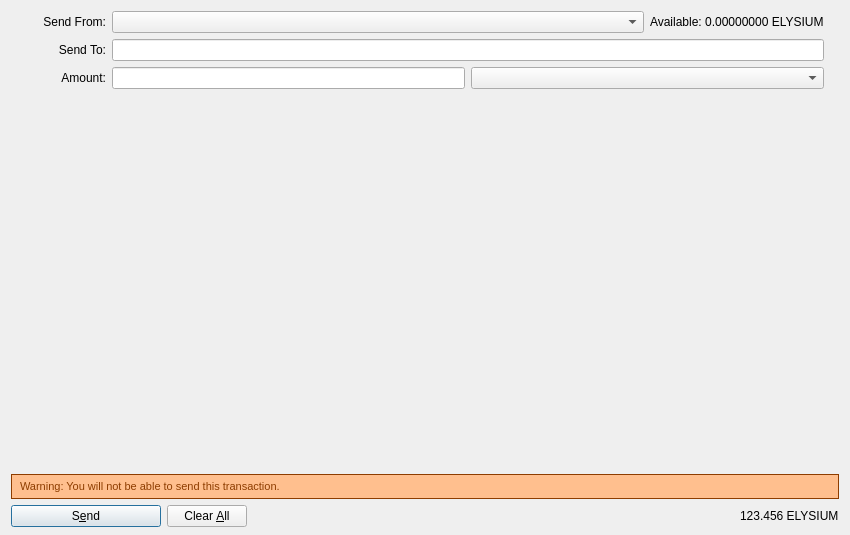
<?xml version="1.0" encoding="UTF-8"?>
<ui version="4.0">
 <class>SendMPDialog</class>
 <widget class="QDialog" name="SendMPDialog">
  <property name="geometry">
   <rect>
    <x>0</x>
    <y>0</y>
    <width>850</width>
    <height>535</height>
   </rect>
  </property>
  <property name="windowTitle">
   <string>Send Coins</string>
  </property>
  <property name="autoFillBackground">
   <bool>true</bool>
  </property>
  <layout class="QVBoxLayout" name="verticalLayout" stretch="1,0">
   <property name="bottomMargin">
    <number>8</number>
   </property>
   <item>
    <widget class="QScrollArea" name="scrollArea">
     <property name="frameShape">
      <enum>QFrame::NoFrame</enum>
     </property>
     <property name="frameShadow">
      <enum>QFrame::Plain</enum>
     </property>
     <property name="widgetResizable">
      <bool>true</bool>
     </property>
     <widget class="QWidget" name="scrollAreaWidgetContents">
      <property name="geometry">
       <rect>
        <x>0</x>
        <y>0</y>
        <width>832</width>
        <height>350</height>
       </rect>
      </property>
      <layout class="QVBoxLayout" name="verticalLayout_2" stretch="0,0,0,1,0">
       <property name="leftMargin">
        <number>0</number>
       </property>
       <property name="topMargin">
        <number>0</number>
       </property>
       <property name="rightMargin">
        <number>0</number>
       </property>
       <property name="bottomMargin">
        <number>0</number>
       </property>
       <item>
        <layout class="QHBoxLayout" name="FromHLayout">
         <item>
          <widget class="QLabel" name="sendFromLabel">
           <property name="sizePolicy">
            <sizepolicy hsizetype="Fixed" vsizetype="Fixed">
             <horstretch>0</horstretch>
             <verstretch>0</verstretch>
            </sizepolicy>
           </property>
           <property name="minimumSize">
            <size>
             <width>95</width>
             <height>0</height>
            </size>
           </property>
           <property name="text">
            <string>Send From:</string>
           </property>
           <property name="alignment">
            <set>Qt::AlignRight|Qt::AlignTrailing|Qt::AlignVCenter</set>
           </property>
           <property name="margin">
            <number>8</number>
           </property>
          </widget>
         </item>
         <item>
          <widget class="QComboBox" name="sendFromComboBox">
           <property name="sizePolicy">
            <sizepolicy hsizetype="Expanding" vsizetype="Fixed">
             <horstretch>0</horstretch>
             <verstretch>0</verstretch>
            </sizepolicy>
           </property>
          </widget>
         </item>
         <item>
          <widget class="QLabel" name="balanceLabel">
           <property name="text">
            <string>Available: 0.00000000 ELYSIUM</string>
           </property>
           <property name="margin">
            <number>8</number>
           </property>
          </widget>
         </item>
         <item>
          <spacer name="horizontalSpacer_2">
           <property name="orientation">
            <enum>Qt::Horizontal</enum>
           </property>
           <property name="sizeType">
            <enum>QSizePolicy::Fixed</enum>
           </property>
           <property name="sizeHint" stdset="0">
            <size>
             <width>15</width>
             <height>20</height>
            </size>
           </property>
          </spacer>
         </item>
        </layout>
       </item>
       <item>
        <layout class="QHBoxLayout" name="ToHLayout">
         <item>
          <widget class="QLabel" name="sendToLabel">
           <property name="minimumSize">
            <size>
             <width>95</width>
             <height>0</height>
            </size>
           </property>
           <property name="layoutDirection">
            <enum>Qt::LeftToRight</enum>
           </property>
           <property name="text">
            <string>Send To:</string>
           </property>
           <property name="alignment">
            <set>Qt::AlignRight|Qt::AlignTrailing|Qt::AlignVCenter</set>
           </property>
           <property name="margin">
            <number>8</number>
           </property>
          </widget>
         </item>
         <item>
          <widget class="QLineEdit" name="sendToLineEdit"/>
         </item>
         <item>
          <spacer name="horizontalSpacer_3">
           <property name="orientation">
            <enum>Qt::Horizontal</enum>
           </property>
           <property name="sizeType">
            <enum>QSizePolicy::Fixed</enum>
           </property>
           <property name="sizeHint" stdset="0">
            <size>
             <width>15</width>
             <height>20</height>
            </size>
           </property>
          </spacer>
         </item>
        </layout>
       </item>
       <item>
        <layout class="QHBoxLayout" name="horizontalLayout_3">
         <property name="bottomMargin">
          <number>0</number>
         </property>
         <item>
          <widget class="QLabel" name="amountLabel">
           <property name="minimumSize">
            <size>
             <width>95</width>
             <height>0</height>
            </size>
           </property>
           <property name="text">
            <string>Amount:</string>
           </property>
           <property name="alignment">
            <set>Qt::AlignRight|Qt::AlignTrailing|Qt::AlignVCenter</set>
           </property>
           <property name="margin">
            <number>8</number>
           </property>
          </widget>
         </item>
         <item>
          <widget class="QLineEdit" name="amountLineEdit"/>
         </item>
         <item>
          <widget class="QComboBox" name="propertyComboBox">
           <property name="sizePolicy">
            <sizepolicy hsizetype="Expanding" vsizetype="Fixed">
             <horstretch>0</horstretch>
             <verstretch>0</verstretch>
            </sizepolicy>
           </property>
          </widget>
         </item>
         <item>
          <spacer name="horizontalSpacer_5">
           <property name="orientation">
            <enum>Qt::Horizontal</enum>
           </property>
           <property name="sizeType">
            <enum>QSizePolicy::Fixed</enum>
           </property>
           <property name="sizeHint" stdset="0">
            <size>
             <width>15</width>
             <height>20</height>
            </size>
           </property>
          </spacer>
         </item>
        </layout>
       </item>
       <item>
        <spacer name="verticalSpacer">
         <property name="orientation">
          <enum>Qt::Vertical</enum>
         </property>
         <property name="sizeHint" stdset="0">
          <size>
           <width>20</width>
           <height>40</height>
          </size>
         </property>
        </spacer>
       </item>
       <item>
        <layout class="QHBoxLayout" name="horizontalLayout_4">
         <property name="bottomMargin">
          <number>0</number>
         </property>
         <item>
          <widget class="QLabel" name="feeWarningLabel">
           <property name="font">
            <font>
             <pointsize>8</pointsize>
            </font>
           </property>
           <property name="styleSheet">
            <string notr="true">QLabel { 
border: 1px solid rgb(142,61,0);padding:5px 5px 5px 5px;background-repeat: no-repeat;background-position: 10px center;color: #133959;background-color: rgb(255,191,142); color:rgb(142,61,0);} </string>
           </property>
           <property name="text">
            <string>Warning: You will not be able to send this transaction.</string>
           </property>
           <property name="alignment">
            <set>Qt::AlignLeading|Qt::AlignLeft|Qt::AlignVCenter</set>
           </property>
          </widget>
         </item>
        </layout>
       </item>
      </layout>
     </widget>
    </widget>
   </item>
   <item>
    <layout class="QHBoxLayout" name="horizontalLayout">
     <item>
      <widget class="QPushButton" name="sendButton">
       <property name="minimumSize">
        <size>
         <width>150</width>
         <height>0</height>
        </size>
       </property>
       <property name="toolTip">
        <string>Confirm the send action</string>
       </property>
       <property name="text">
        <string>S&amp;end</string>
       </property>
       <property name="default">
        <bool>true</bool>
       </property>
      </widget>
     </item>
     <item>
      <widget class="QPushButton" name="clearButton">
       <property name="sizePolicy">
        <sizepolicy hsizetype="Minimum" vsizetype="Fixed">
         <horstretch>0</horstretch>
         <verstretch>0</verstretch>
        </sizepolicy>
       </property>
       <property name="toolTip">
        <string>Clear all fields of the form.</string>
       </property>
       <property name="text">
        <string>Clear &amp;All</string>
       </property>
       <property name="autoRepeatDelay">
        <number>300</number>
       </property>
       <property name="autoDefault">
        <bool>false</bool>
       </property>
      </widget>
     </item>
     <item>
      <spacer name="horizontalSpacer">
       <property name="orientation">
        <enum>Qt::Horizontal</enum>
       </property>
       <property name="sizeHint" stdset="0">
        <size>
         <width>40</width>
         <height>20</height>
        </size>
       </property>
      </spacer>
     </item>
     <item>
      <layout class="QHBoxLayout" name="horizontalLayout_2">
       <property name="spacing">
        <number>3</number>
       </property>
       <item>
        <widget class="QLabel" name="globalBalanceLabel">
         <property name="sizePolicy">
          <sizepolicy hsizetype="Preferred" vsizetype="Fixed">
           <horstretch>0</horstretch>
           <verstretch>0</verstretch>
          </sizepolicy>
         </property>
         <property name="cursor">
          <cursorShape>IBeamCursor</cursorShape>
         </property>
         <property name="text">
          <string notr="true">123.456 ELYSIUM</string>
         </property>
         <property name="textInteractionFlags">
          <set>Qt::LinksAccessibleByMouse|Qt::TextSelectableByKeyboard|Qt::TextSelectableByMouse</set>
         </property>
        </widget>
       </item>
      </layout>
     </item>
    </layout>
   </item>
  </layout>
 </widget>
 <resources>
  <include location="../bitcoin.qrc"/>
 </resources>
 <connections/>
</ui>
